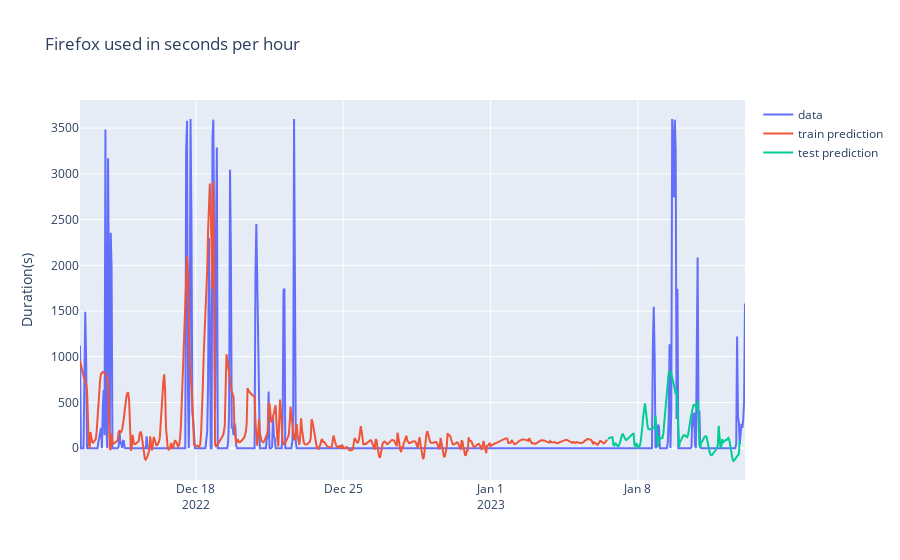

Write notebook code for a chart like this one.
### Code cell
model, history = train_model(X_train, y_train)
train_pred = scaler.inverse_transform(model.predict(X_train, verbose=0))
test_pred = scaler.inverse_transform(model.predict(X_test, verbose=0))
layout = go.Layout(
    title='Firefox used in seconds per hour',
#     xaxis={'title':'Date'},
    yaxis={'title':'Duration(s)'}
)
temp = df_1.groupby(pd.Grouper(key='Start', freq='H'))['Time_diff_sec'].sum().reset_index()
fig = go.Figure([
    go.Scatter(x=temp['Start'], y=temp['Time_diff_sec'].values, name='data'),
    go.Scatter(x=temp['Start'].iloc[:train_size], y=train_pred[:,0], name='train prediction'),
    go.Scatter(x=temp['Start'].iloc[train_size:], y=test_pred[:,0], name='test prediction')
], layout=layout)
fig.show()

### Figure 1 — Plotly figure (JSON) as saved in the notebook; plotly's stock layout.template omitted (floating-point values rounded to 4 significant figures; data arrays with more than 128 entries replaced by an {"elided": "..."} marker saying what was removed)
{"data": [{"name": "data", "type": "scatter", "x": {"elided": "759 str values"}, "y": {"elided": "759 float values"}}, {"name": "train prediction", "type": "scatter", "x": {"elided": "602 str values"}, "y": {"elided": "602 float values"}}, {"name": "test prediction", "type": "scatter", "x": {"elided": "157 str values"}, "y": {"elided": "151 float values"}}], "layout": {"title": {"text": "Firefox used in seconds per hour"}, "yaxis": {"title": {"text": "Duration(s)"}}}}
